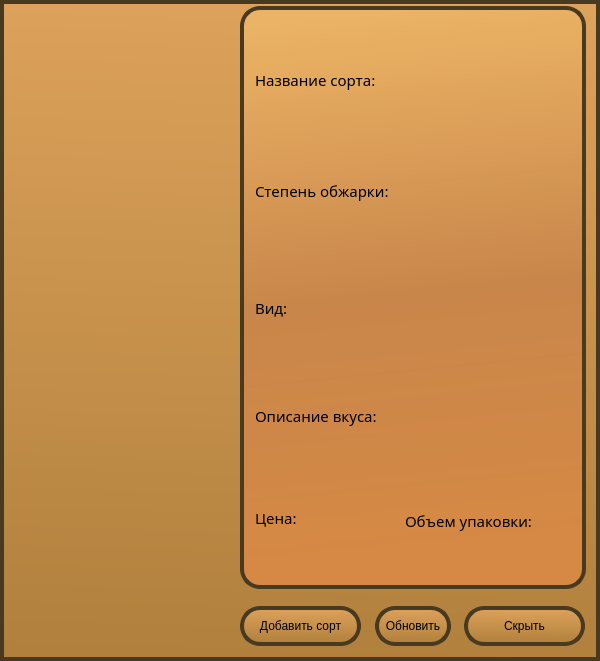
<?xml version="1.0" encoding="UTF-8"?>
<ui version="4.0">
 <class>MainWindow</class>
 <widget class="QMainWindow" name="MainWindow">
  <property name="geometry">
   <rect>
    <x>0</x>
    <y>0</y>
    <width>600</width>
    <height>661</height>
   </rect>
  </property>
  <property name="font">
   <font>
    <pointsize>26</pointsize>
   </font>
  </property>
  <property name="windowTitle">
   <string>MainWindow</string>
  </property>
  <property name="styleSheet">
   <string notr="true">
border: 4px solid;
border-color: rgb(72, 57, 33);

background-color: qlineargradient(spread:pad, x1:0.482587, y1:1, x2:0.512, y2:0, stop:0 rgba(176, 128, 60, 255), stop:1 rgba(221, 162, 91, 255));

</string>
  </property>
  <widget class="QWidget" name="centralwidget">
   <widget class="QGroupBox" name="groupBox">
    <property name="geometry">
     <rect>
      <x>240</x>
      <y>6</y>
      <width>346</width>
      <height>583</height>
     </rect>
    </property>
    <property name="styleSheet">
     <string notr="true">border: 4px solid;
border-color: rgb(72, 57, 33);
border-radius: 20px;
background-color: rgb(184, 137, 71);
background-color: qlineargradient(spread:pad, x1:0.592, y1:1, x2:0.532, y2:0, stop:0.039801 rgba(214, 137, 68, 255), stop:0.512438 rgba(201, 134, 74, 251), stop:1 rgba(235, 179, 101, 255));</string>
    </property>
    <property name="title">
     <string/>
    </property>
    <widget class="QLabel" name="name">
     <property name="geometry">
      <rect>
       <x>15</x>
       <y>18</y>
       <width>301</width>
       <height>112</height>
      </rect>
     </property>
     <property name="font">
      <font>
       <family>MS Gothic</family>
       <pointsize>11</pointsize>
      </font>
     </property>
     <property name="cursor">
      <cursorShape>IBeamCursor</cursorShape>
     </property>
     <property name="mouseTracking">
      <bool>true</bool>
     </property>
     <property name="focusPolicy">
      <enum>Qt::NoFocus</enum>
     </property>
     <property name="styleSheet">
      <string notr="true">border: 0px;
background-color: rgb(255, 255, 255, 0);</string>
     </property>
     <property name="inputMethodHints">
      <set>Qt::ImhLatinOnly</set>
     </property>
     <property name="text">
      <string>Название сорта:</string>
     </property>
     <property name="textFormat">
      <enum>Qt::AutoText</enum>
     </property>
     <property name="scaledContents">
      <bool>true</bool>
     </property>
     <property name="wordWrap">
      <bool>true</bool>
     </property>
     <property name="margin">
      <number>3</number>
     </property>
     <property name="indent">
      <number>0</number>
     </property>
     <property name="openExternalLinks">
      <bool>false</bool>
     </property>
    </widget>
    <widget class="QLabel" name="degree_of_roasting">
     <property name="geometry">
      <rect>
       <x>15</x>
       <y>129</y>
       <width>316</width>
       <height>112</height>
      </rect>
     </property>
     <property name="font">
      <font>
       <family>MS Gothic</family>
       <pointsize>11</pointsize>
      </font>
     </property>
     <property name="cursor">
      <cursorShape>IBeamCursor</cursorShape>
     </property>
     <property name="mouseTracking">
      <bool>true</bool>
     </property>
     <property name="focusPolicy">
      <enum>Qt::NoFocus</enum>
     </property>
     <property name="styleSheet">
      <string notr="true">border: 0px;
background-color: rgb(255, 255, 255, 0);</string>
     </property>
     <property name="inputMethodHints">
      <set>Qt::ImhLatinOnly</set>
     </property>
     <property name="text">
      <string>Степень обжарки:</string>
     </property>
     <property name="textFormat">
      <enum>Qt::AutoText</enum>
     </property>
     <property name="scaledContents">
      <bool>true</bool>
     </property>
     <property name="wordWrap">
      <bool>true</bool>
     </property>
     <property name="margin">
      <number>3</number>
     </property>
     <property name="indent">
      <number>0</number>
     </property>
     <property name="openExternalLinks">
      <bool>false</bool>
     </property>
    </widget>
    <widget class="QLabel" name="shredded">
     <property name="geometry">
      <rect>
       <x>15</x>
       <y>246</y>
       <width>316</width>
       <height>112</height>
      </rect>
     </property>
     <property name="font">
      <font>
       <family>MS Gothic</family>
       <pointsize>11</pointsize>
      </font>
     </property>
     <property name="cursor">
      <cursorShape>IBeamCursor</cursorShape>
     </property>
     <property name="mouseTracking">
      <bool>true</bool>
     </property>
     <property name="focusPolicy">
      <enum>Qt::NoFocus</enum>
     </property>
     <property name="styleSheet">
      <string notr="true">border: 0px;
background-color: rgb(255, 255, 255, 0);</string>
     </property>
     <property name="inputMethodHints">
      <set>Qt::ImhLatinOnly</set>
     </property>
     <property name="text">
      <string>Вид:</string>
     </property>
     <property name="textFormat">
      <enum>Qt::AutoText</enum>
     </property>
     <property name="scaledContents">
      <bool>true</bool>
     </property>
     <property name="wordWrap">
      <bool>true</bool>
     </property>
     <property name="margin">
      <number>3</number>
     </property>
     <property name="indent">
      <number>0</number>
     </property>
     <property name="openExternalLinks">
      <bool>false</bool>
     </property>
    </widget>
    <widget class="QLabel" name="taste">
     <property name="geometry">
      <rect>
       <x>15</x>
       <y>354</y>
       <width>316</width>
       <height>112</height>
      </rect>
     </property>
     <property name="font">
      <font>
       <family>MS Gothic</family>
       <pointsize>11</pointsize>
      </font>
     </property>
     <property name="cursor">
      <cursorShape>IBeamCursor</cursorShape>
     </property>
     <property name="mouseTracking">
      <bool>true</bool>
     </property>
     <property name="focusPolicy">
      <enum>Qt::NoFocus</enum>
     </property>
     <property name="styleSheet">
      <string notr="true">border: 0px;
background-color: rgb(255, 255, 255, 0);</string>
     </property>
     <property name="inputMethodHints">
      <set>Qt::ImhLatinOnly</set>
     </property>
     <property name="text">
      <string>Описание вкуса:</string>
     </property>
     <property name="textFormat">
      <enum>Qt::AutoText</enum>
     </property>
     <property name="scaledContents">
      <bool>true</bool>
     </property>
     <property name="wordWrap">
      <bool>true</bool>
     </property>
     <property name="margin">
      <number>3</number>
     </property>
     <property name="indent">
      <number>0</number>
     </property>
     <property name="openExternalLinks">
      <bool>false</bool>
     </property>
    </widget>
    <widget class="QLabel" name="price">
     <property name="geometry">
      <rect>
       <x>15</x>
       <y>456</y>
       <width>136</width>
       <height>112</height>
      </rect>
     </property>
     <property name="font">
      <font>
       <family>MS Gothic</family>
       <pointsize>11</pointsize>
      </font>
     </property>
     <property name="cursor">
      <cursorShape>IBeamCursor</cursorShape>
     </property>
     <property name="mouseTracking">
      <bool>true</bool>
     </property>
     <property name="focusPolicy">
      <enum>Qt::NoFocus</enum>
     </property>
     <property name="styleSheet">
      <string notr="true">border: 0px;
background-color: rgb(255, 255, 255, 0);</string>
     </property>
     <property name="inputMethodHints">
      <set>Qt::ImhLatinOnly</set>
     </property>
     <property name="text">
      <string>Цена:</string>
     </property>
     <property name="textFormat">
      <enum>Qt::AutoText</enum>
     </property>
     <property name="scaledContents">
      <bool>true</bool>
     </property>
     <property name="wordWrap">
      <bool>true</bool>
     </property>
     <property name="margin">
      <number>3</number>
     </property>
     <property name="indent">
      <number>0</number>
     </property>
     <property name="openExternalLinks">
      <bool>false</bool>
     </property>
    </widget>
    <widget class="QLabel" name="package_volume_grams">
     <property name="geometry">
      <rect>
       <x>165</x>
       <y>459</y>
       <width>166</width>
       <height>112</height>
      </rect>
     </property>
     <property name="font">
      <font>
       <family>MS Gothic</family>
       <pointsize>11</pointsize>
      </font>
     </property>
     <property name="cursor">
      <cursorShape>IBeamCursor</cursorShape>
     </property>
     <property name="mouseTracking">
      <bool>true</bool>
     </property>
     <property name="focusPolicy">
      <enum>Qt::NoFocus</enum>
     </property>
     <property name="styleSheet">
      <string notr="true">border: 0px;
background-color: rgb(255, 255, 255, 0);</string>
     </property>
     <property name="inputMethodHints">
      <set>Qt::ImhLatinOnly</set>
     </property>
     <property name="text">
      <string>Объем упаковки:</string>
     </property>
     <property name="textFormat">
      <enum>Qt::AutoText</enum>
     </property>
     <property name="scaledContents">
      <bool>true</bool>
     </property>
     <property name="wordWrap">
      <bool>true</bool>
     </property>
     <property name="margin">
      <number>3</number>
     </property>
     <property name="indent">
      <number>0</number>
     </property>
     <property name="openExternalLinks">
      <bool>false</bool>
     </property>
    </widget>
   </widget>
   <widget class="QPushButton" name="clear_btn">
    <property name="geometry">
     <rect>
      <x>464</x>
      <y>606</y>
      <width>121</width>
      <height>40</height>
     </rect>
    </property>
    <property name="styleSheet">
     <string notr="true">.QPushButton{border-radius: 20}</string>
    </property>
    <property name="text">
     <string>Скрыть</string>
    </property>
   </widget>
   <widget class="QPushButton" name="add_btn">
    <property name="geometry">
     <rect>
      <x>240</x>
      <y>606</y>
      <width>121</width>
      <height>40</height>
     </rect>
    </property>
    <property name="styleSheet">
     <string notr="true">.QPushButton{border-radius: 20}</string>
    </property>
    <property name="text">
     <string>Добавить сорт</string>
    </property>
   </widget>
   <widget class="QPushButton" name="update_btn">
    <property name="geometry">
     <rect>
      <x>375</x>
      <y>606</y>
      <width>76</width>
      <height>40</height>
     </rect>
    </property>
    <property name="styleSheet">
     <string notr="true">.QPushButton{border-radius: 20}</string>
    </property>
    <property name="text">
     <string>Обновить</string>
    </property>
   </widget>
  </widget>
 </widget>
 <resources/>
 <connections/>
</ui>
